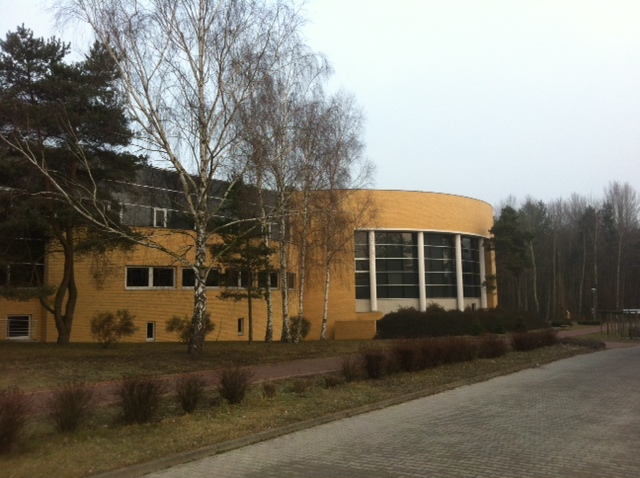
#> input picture image.jpg, 640 x 478 px
$ python -i others.py   (imports and definitions only)
#> lines starting #> are read from the running program, lines starting #| are printed output that depends on the picture
#> further down, picture is the input picture: shape (478, 640, 3); mean B, G, R 105.5, 117.1, 122.3
__author__ = 'mario'
import numpy
import cv2


def gray_scale(input_img):
    return cv2.cvtColor(input_img, cv2.COLOR_BGR2GRAY)


# [32 lines left out: function get_morphological_kernel, not called in this run]


def morphological_gradient(input_img, kernel_type=1, scale=1):
    kernel = get_morphological_kernel(int(kernel_type), int(scale))
    return cv2.morphologyEx(input_img, cv2.MORPH_GRADIENT, kernel)


# [5 lines left out: function morphological_blur, not called in this run]


def skeleton_morphological(input_img):
    ret, img = cv2.threshold(input_img, 127, 255, cv2.THRESH_BINARY)
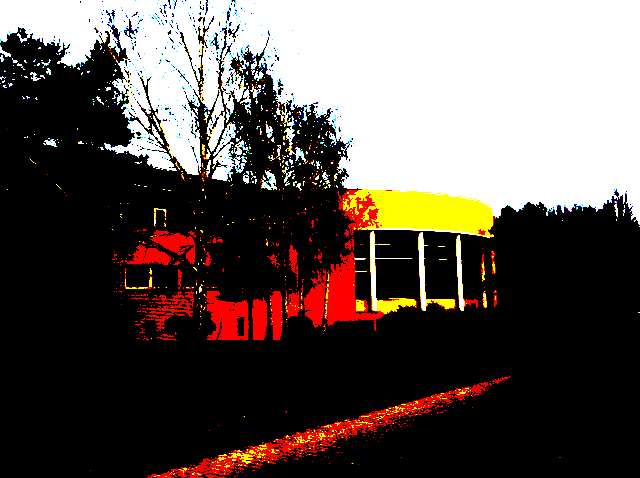
#> img: shape (478, 640, 3); mean B, G, R 79.2, 84.6, 95
    skel = numpy.zeros(img.shape, numpy.uint8)
    element = cv2.getStructuringElement(cv2.MORPH_CROSS, (3, 3))

    while True:
        temp = cv2.morphologyEx(img, cv2.MORPH_OPEN, element)
        temp = cv2.bitwise_not(temp)
        temp = cv2.bitwise_and(img, temp)
        skel = cv2.bitwise_or(temp, skel)
        img = cv2.erode(img, element)

        if cv2.countNonZero(cv2.extractChannel(img, 0)) == 0:
            break
#> this loop made 212 passes
#> pass 1, in skeleton_morphological, `temp = cv2.morphologyEx(img, cv2.MORPH_OPEN, element)`:
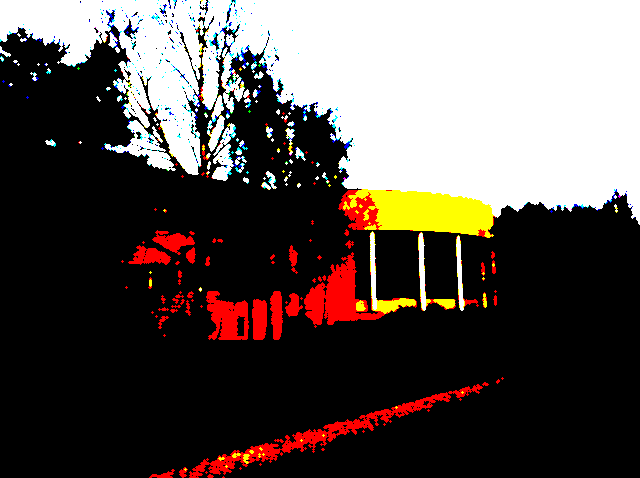
#> temp: shape (478, 640, 3); mean B, G, R 77.2, 81.6, 90.5
#> pass 1, in skeleton_morphological, `temp = cv2.bitwise_not(temp)`:
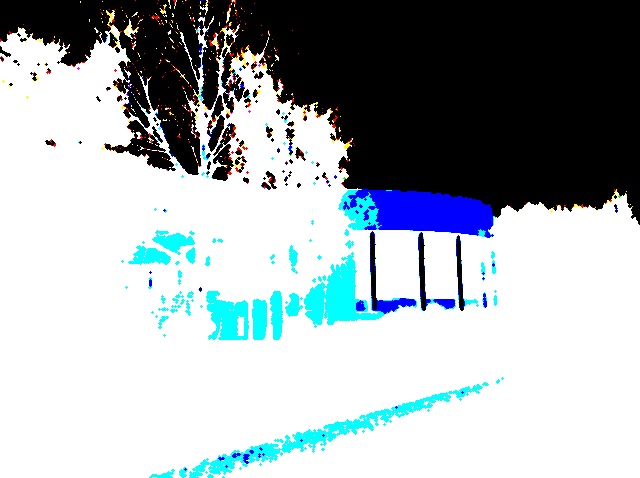
#> temp: shape (478, 640, 3); mean B, G, R 177.8, 173.4, 164.5
#> pass 1, in skeleton_morphological, `temp = cv2.bitwise_and(img, temp)`:
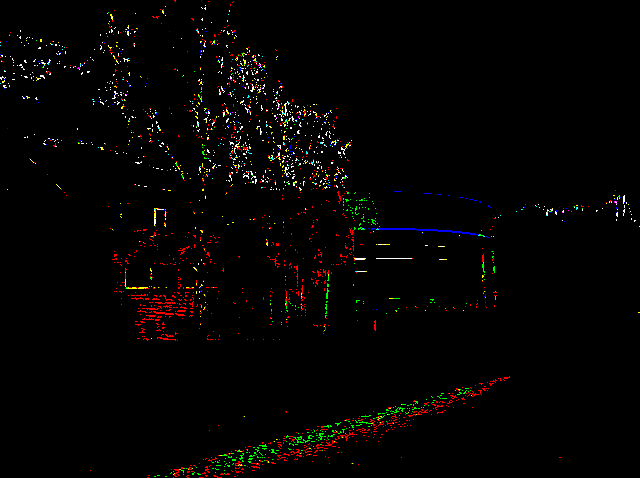
#> temp: shape (478, 640, 3); mean B, G, R 2, 3, 4.5
#> pass 1, in skeleton_morphological, `img = cv2.erode(img, element)`:
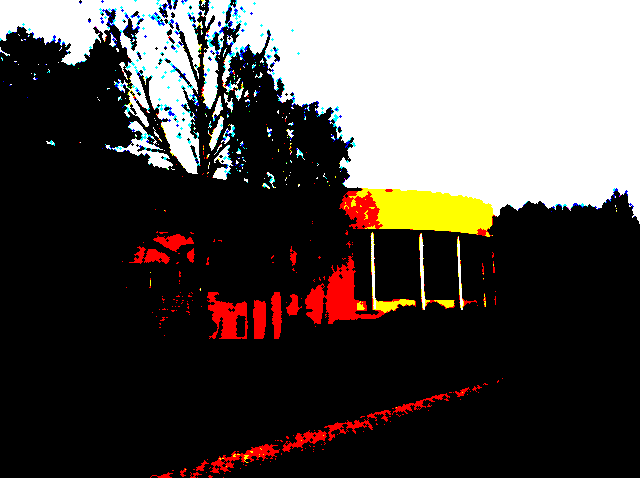
#> img: shape (478, 640, 3); mean B, G, R 72.6, 76.2, 82.2
#> after the loop:
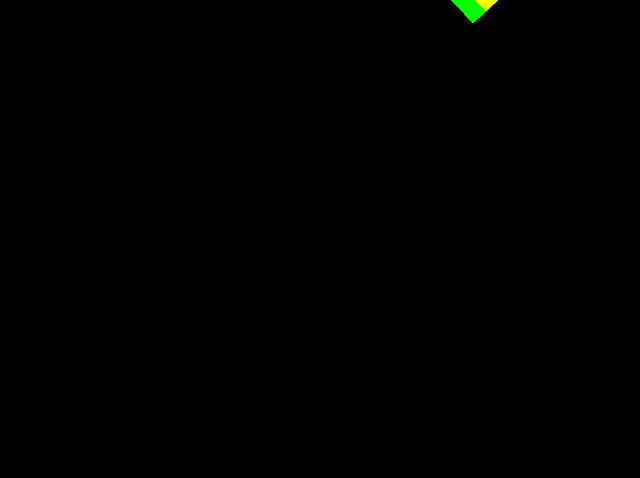
#> img: shape (478, 640, 3); mean B, G, R 0, 0.5, 0.1
#> after the loop:
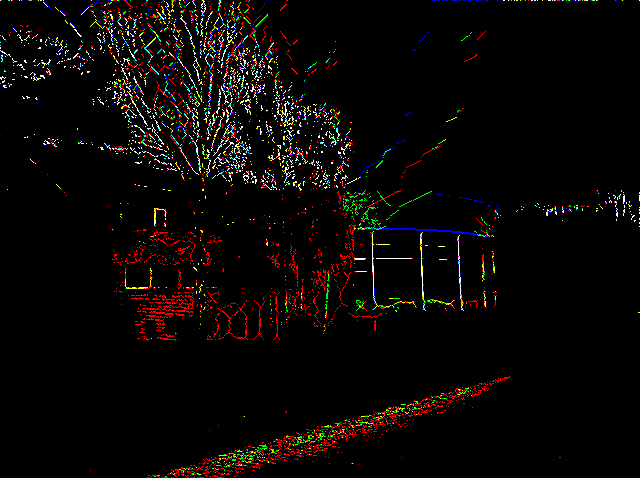
#> skel: shape (478, 640, 3); mean B, G, R 4.8, 6.3, 9.5

    return skel


# [61 lines left out: functions dft, segmentation, edges, edges2, corners, not called in this run]

>>> import cv2
>>> picture = cv2.imread('../image.jpg')
>>> result = skeleton_morphological(picture)

$ run again, on figury.jpg
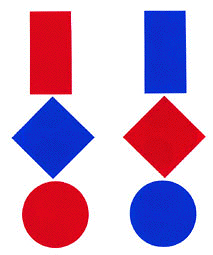
#> input picture figury.jpg, 213 x 255 px
#> picture is the input picture: shape (255, 213, 3); mean B, G, R 201.4, 167.3, 200.6
#> the loop in skeleton_morphological, `while True:` made 143 passes
#> pass 1, in skeleton_morphological, `img = cv2.erode(img, element)`:
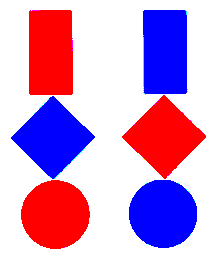
#> img: shape (255, 213, 3); mean B, G, R 203.6, 152.3, 203.4
#> after the loop in skeleton_morphological, `while True:`:
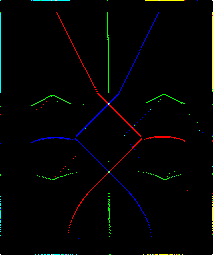
#> skel: shape (255, 213, 3); mean B, G, R 2.4, 3, 2.5
